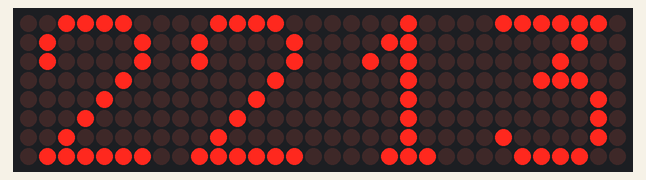
Recording of a program running on a simulated Arduino Nano, built with avr-gcc and run on an emulated ATmega328P. On the bench: 32×8 LED matrix. The local clock reads 2024-03-15 10:24:30 at power-on unless the program sets it.

Above: at 0.1 s.
At 64.1 s:
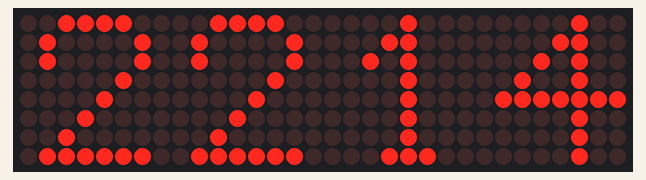
At 129.1 s:
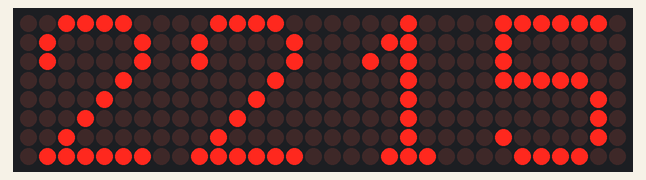

The program:

main.cpp
```cpp
#include <LedControl.h>
#include <Wire.h>
#include <SPI.h>
#include <Adafruit_GFX.h>
#include <RTClib.h>
#define brocheDeSelection               10        // Sortie D10 de l'Arduino (/SS)  vers la broche CS  de la matrice LED
#define brochePourLesDonnees            11        // Sortie D11 de l'Arduino (MOSI) vers la broche DIN de la matrice LED
#define brochePourLhorloge              13        // Sortie D13 de l'Arduino (SCK)  vers la broche CLK de la matrice LED
#define nombreDeMatricesLedRaccordees   4         // Nombre pouvant aller de 1 à 8 (nombre maxi de matrice led pilotable ici)
#define adresseDeLaMatrice              0
#define adresseDeLaMatrice1             1  // Pour les 8 matrices max évoquées ci-dessus, leurs index respectifs (adresses) vont de 0 à 7
#define adresseDeLaMatrice2             2
#define adresseDeLaMatrice3             3
#define delaiAllumageLed                100       // Temps de maintien d'allumage LED, exprimé en millisecondes
#define delaiEntreChaqueChangementAffichage  900
#define tempsDeClignottementChaqueSeconde 100


RTC_DS1307 rtc;
LedControl matriceLed = LedControl(brochePourLesDonnees, brochePourLhorloge, brocheDeSelection, nombreDeMatricesLedRaccordees);


const byte ETEINT[] PROGMEM = {
  0b00000000,
  0b00000000,   // 2ème ligne de leds pour ce chiffre
  0b00000000,   // 3ème ligne de leds pour ce chiffre
  0b00000000,   // 4ème ligne de leds pour ce chiffre
  0b00000000,   // 5ème ligne de leds pour ce chiffre
  0b00000000,   // 6ème ligne de leds pour ce chiffre
  0b00000000,   // 7ème ligne de leds pour ce chiffre
  0b00000000    // 8ème ligne de leds pour ce chiffre
};

const byte CHIFFRE_0[] PROGMEM = {
  0b00111100,
  0b01000010,   // 2ème ligne de leds pour ce chiffre
  0b01000010,   // 3ème ligne de leds pour ce chiffre
  0b01000010,   // 4ème ligne de leds pour ce chiffre
  0b01000010,   // 5ème ligne de leds pour ce chiffre
  0b01000010,   // 6ème ligne de leds pour ce chiffre
  0b01000010,   // 7ème ligne de leds pour ce chiffre
  0b00111100    // 8ème ligne de leds pour ce chiffre
};

const byte CHIFFRE_1[] PROGMEM = {
  0b00001000,   // 1ère ligne de leds pour ce chiffre
  0b00011000,   // 2ème ligne de leds pour ce chiffre
  0b00101000,   // 3ème ligne de leds pour ce chiffre
  0b00001000,   // 4ème ligne de leds pour ce chiffre
  0b00001000,   // 5ème ligne de leds pour ce chiffre
  0b00001000,   // 6ème ligne de leds pour ce chiffre
  0b00001000,   // 7ème ligne de leds pour ce chiffre
  0b00011100    // 8ème ligne de leds pour ce chiffre
};

const byte CHIFFRE_2[] PROGMEM = {
  0b00111100,   // 1ère ligne de leds pour ce chiffre
  0b01000010,   // 2ème ligne de leds pour ce chiffre
  0b01000010,   // 3ème ligne de leds pour ce chiffre
  0b00000100,   // 4ème ligne de leds pour ce chiffre
  0b00001000,   // 5ème ligne de leds pour ce chiffre
  0b00010000,   // 6ème ligne de leds pour ce chiffre
  0b00100000,   // 7ème ligne de leds pour ce chiffre
  0b01111110    // 8ème ligne de leds pour ce chiffre
};

const byte CHIFFRE_3[] PROGMEM = {
  0b01111110,   // 1ère ligne de leds pour ce chiffre
  0b00000100,   // 2ème ligne de leds pour ce chiffre
  0b00001000,   // 3ème ligne de leds pour ce chiffre
  0b00011100,   // 4ème ligne de leds pour ce chiffre
  0b00000010,   // 5ème ligne de leds pour ce chiffre
  0b00000010,   // 6ème ligne de leds pour ce chiffre
  0b01000010,   // 7ème ligne de leds pour ce chiffre
  0b00111100    // 8ème ligne de leds pour ce chiffre
};

const byte CHIFFRE_4[] PROGMEM = {
  0b00000100,   // 1ère ligne de leds pour ce chiffre
  0b00001100,   // 2ème ligne de leds pour ce chiffre
  0b00010100,   // 3ème ligne de leds pour ce chiffre
  0b00100100,   // 4ème ligne de leds pour ce chiffre
  0b01111111,   // 5ème ligne de leds pour ce chiffre
  0b00000100,   // 6ème ligne de leds pour ce chiffre
  0b00000100,   // 7ème ligne de leds pour ce chiffre
  0b00000100    // 8ème ligne de leds pour ce chiffre
};

const byte CHIFFRE_5[] PROGMEM = {
  0b01111110,   // 1ère ligne de leds pour ce chiffre
  0b01000000,   // 2ème ligne de leds pour ce chiffre
  0b01000000,   // 3ème ligne de leds pour ce chiffre
  0b01111100,   // 4ème ligne de leds pour ce chiffre
  0b00000010,   // 5ème ligne de leds pour ce chiffre
  0b00000010,   // 6ème ligne de leds pour ce chiffre
  0b01000010,   // 7ème ligne de leds pour ce chiffre
  0b00111100    // 8ème ligne de leds pour ce chiffre
};

const byte CHIFFRE_6[] PROGMEM = {
  0b00111100,   // 1ère ligne de leds pour ce chiffre
  0b01000010,   // 2ème ligne de leds pour ce chiffre
  0b01000000,   // 3ème ligne de leds pour ce chiffre
  0b01111100,   // 4ème ligne de leds pour ce chiffre
  0b01000010,   // 5ème ligne de leds pour ce chiffre
  0b01000010,   // 6ème ligne de leds pour ce chiffre
  0b01000010,   // 7ème ligne de leds pour ce chiffre
  0b00111100    // 8ème ligne de leds pour ce chiffre
};

const byte CHIFFRE_7[] PROGMEM = {
  0b01111110,   // 1ère ligne de leds pour ce chiffre
  0b00000010,   // 2ème ligne de leds pour ce chiffre
  0b00000010,   // 3ème ligne de leds pour ce chiffre
  0b00000100,   // 4ème ligne de leds pour ce chiffre
  0b00001000,   // 5ème ligne de leds pour ce chiffre
  0b00010000,   // 6ème ligne de leds pour ce chiffre
  0b00100000,   // 7ème ligne de leds pour ce chiffre
  0b01000000    // 8ème ligne de leds pour ce chiffre
};

const byte CHIFFRE_8[] PROGMEM = {
  0b00111100,   // 1ère ligne de leds pour ce chiffre
  0b01000010,   // 2ème ligne de leds pour ce chiffre
  0b01000010,   // 3ème ligne de leds pour ce chiffre
  0b00111100,   // 4ème ligne de leds pour ce chiffre
  0b01000010,   // 5ème ligne de leds pour ce chiffre
  0b01000010,   // 6ème ligne de leds pour ce chiffre
  0b01000010,   // 7ème ligne de leds pour ce chiffre
  0b00111100    // 8ème ligne de leds pour ce chiffre
};

const byte CHIFFRE_9[] PROGMEM = {
  0b00111100,
  0b01000010,
  0b01000010,
  0b01000010,
  0b00111110,
  0b00000010,
  0b01000010,
  0b00111100
};

const byte* ECRANETEINT = ETEINT;

const byte* CHIFFRE_[] = {
  CHIFFRE_0, CHIFFRE_1, CHIFFRE_2, CHIFFRE_3, CHIFFRE_4,
  CHIFFRE_5, CHIFFRE_6, CHIFFRE_7, CHIFFRE_8, CHIFFRE_9
};

void setup() {
  Serial.begin(9600);

  if (!rtc.begin()) {
  Serial.println("Erreur de communication avec le module RTC");
  while (1);
}
rtc.adjust(DateTime(F(__DATE__), F(__TIME__)));


  matriceLed.shutdown(adresseDeLaMatrice, false);
  matriceLed.shutdown(adresseDeLaMatrice1, false);
  matriceLed.shutdown(adresseDeLaMatrice2, false);
  matriceLed.shutdown(adresseDeLaMatrice3, false);
  matriceLed.setIntensity(adresseDeLaMatrice, 5);
  matriceLed.setIntensity(adresseDeLaMatrice1, 5);
  matriceLed.setIntensity(adresseDeLaMatrice2, 5);
  matriceLed.setIntensity(adresseDeLaMatrice3, 5);
  matriceLed.clearDisplay(adresseDeLaMatrice);
  matriceLed.clearDisplay(adresseDeLaMatrice1);
  matriceLed.clearDisplay(adresseDeLaMatrice2);
  matriceLed.clearDisplay(adresseDeLaMatrice3);


}

void afficherChiffreOuSymbole(byte indixMatrice, byte* pointeurVersChiffreOuSymbole) {
  // Affiche le chiffre ou symbole sur une seule matrice à la position spécifiée
  for (int ligne = 0; ligne < 8; ligne++) {
    // Utilise la matrice correspondante pour afficher les données
    matriceLed.setRow(indixMatrice, ligne, pgm_read_byte_near(pointeurVersChiffreOuSymbole + ligne));
  }
}


void loop() {

DateTime now = rtc.now();

  // Récupérer l'heure et les minutes
  int heure = now.hour();
  int heure_Dizaines = heure / 10;
  int heure_Unite = heure % 10;
  int minute = now.minute();
  int minute_Dizaine = minute / 10;
  int minute_Unite = minute % 10;

  // Affichage des chiffres sur les matrices

  afficherChiffreOuSymbole(3, CHIFFRE_[heure_Dizaines]);   // 1ère matrice : dizaine de l'heure
  afficherChiffreOuSymbole(2, CHIFFRE_[heure_Unite]);      // 2ème matrice : unité de l'heure
  afficherChiffreOuSymbole(1, CHIFFRE_[minute_Dizaine]);
  afficherChiffreOuSymbole(0, CHIFFRE_[minute_Unite]);

  delay(delaiEntreChaqueChangementAffichage);

  afficherChiffreOuSymbole(0,ECRANETEINT );   // 1ère matrice : dizaine de l'heure
  afficherChiffreOuSymbole(1,ECRANETEINT );      // 2ème matrice : unité de l'heure
  afficherChiffreOuSymbole(2,ECRANETEINT );
  afficherChiffreOuSymbole(3,ECRANETEINT );

  delay(tempsDeClignottementChaqueSeconde);
}
```

Measured:
- what the display in image 1 shows lasts 0.9 s, from 64.0 s to 64.9 s
